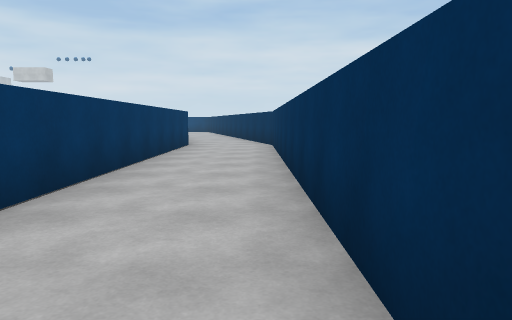
[1] (above)

16 first-person views from a walk through a scene from a Unity 3-D project. The camera is 1.3 m above the floor, tilts 6° down and sees 70° across. The floor is counted in squares, 2 m on a side. Each view is taken from the middle of a square. On the plan, view 1 faces up. The plan holds only what a view shows up to about 11 squares ahead; the rest is blank. The place goes on beyond the plan. The player character is not drawn. Surface patterns are stand-ins for the level's own textures.

[2]
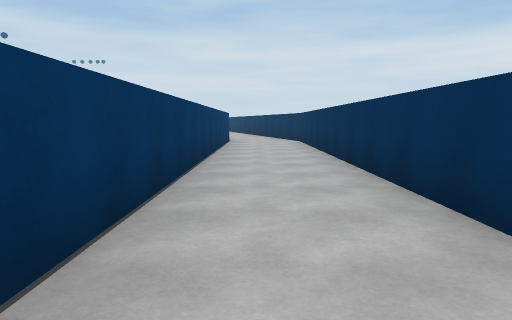

[3]
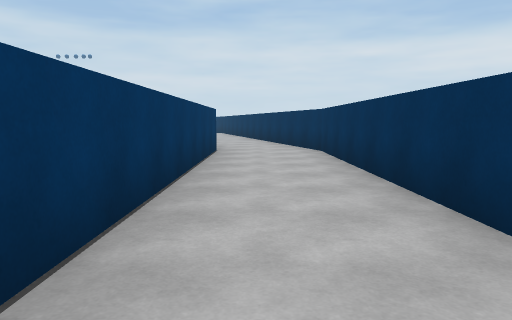

[4]
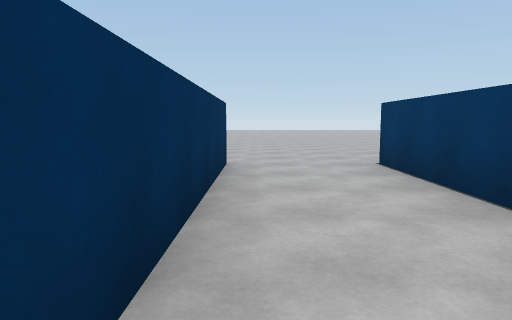

[5]
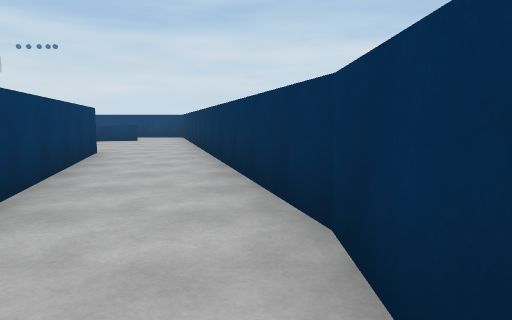

[6]
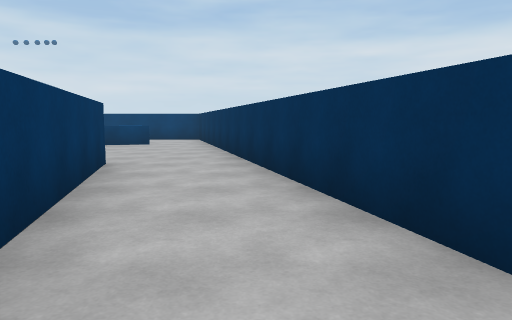

[7]
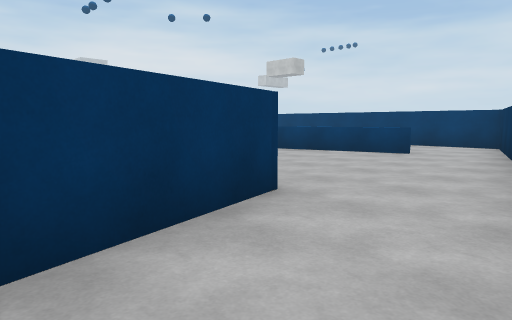

[8]
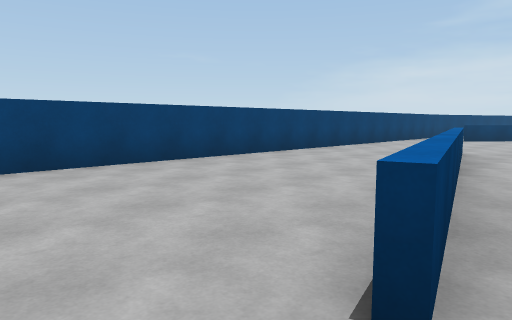

[9]
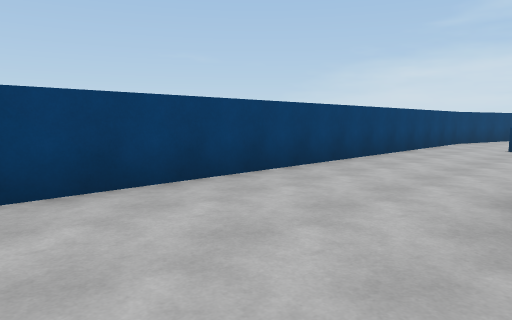

[10]
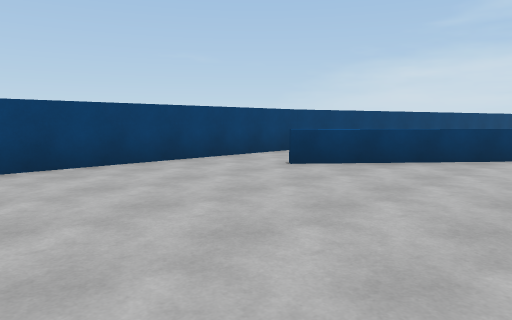

[11]
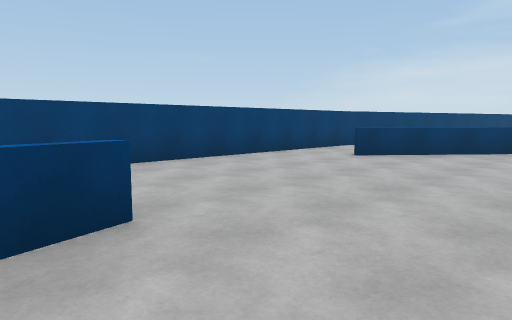

[12]
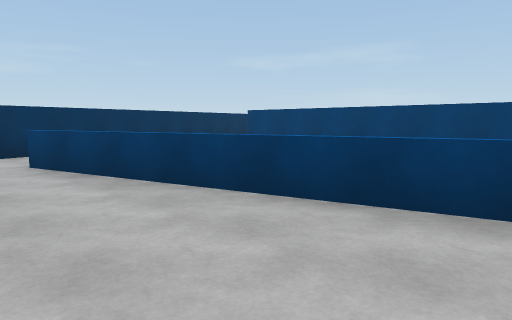

[13]
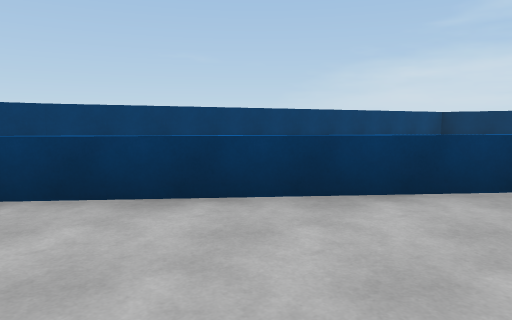

[14]
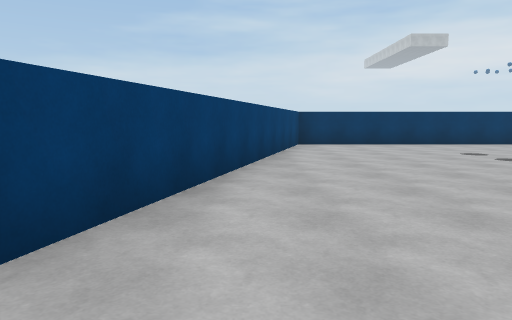

[15]
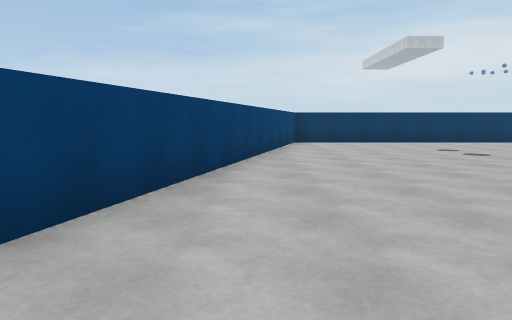

[16]
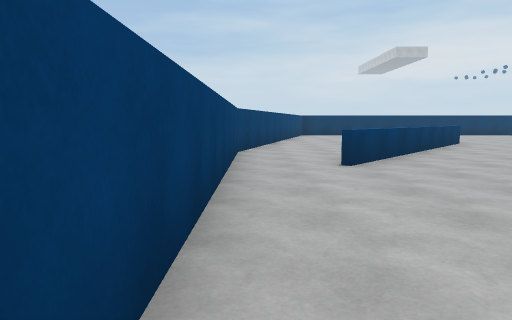

### Floor plan
Ten units are one square. View 1 is at (0, 0); x grows to the right and y downward. Boxes are objects, and circles mark ways between rooms. Rooms are numbered by the first view taken in them; rooms with no view inside come last. Other rooms are left out.
<svg viewBox="-224 -230 234 270">
<path fill="none" stroke="#000" d="M-19 -102 -19 35M5 35 5 -102M-29 -142 -21 -109M5 -101 -7 -146M-112 -187 -41 -206M-188 -156 -33 -156 -29 -142M-7 -146 -29 -225M-219 -221 -163 -173M-40 -205 -70 -197"/>
<circle cx="-10" cy="-110" r="3" fill="#2a7"/>
<circle cx="-20" cy="-150" r="3" fill="#2a7"/>
<text x="-10" y="-40">1</text>
<text x="-10" y="-130">2</text>
<text x="-110" y="-180">3</text>
</svg>
Room 1 opens to room 2. Room 2 opens to room 3.

Where each view was taken, in squares from view 1:
view 1: 0 up, 0 right, facing up
view 2: 2 down, 1 left, facing up
view 3: 2 up, 1 left, facing up
view 4: 2 up, 0 right, facing down
view 5: 8 up, 0 right, facing up
view 6: 10 up, 1 left, facing up
view 7: 13 up, 1 left, facing up-left
view 8: 21 up, 3 left, facing down-left
view 9: 19 up, 7 left, facing down-left
view 10: 21 up, 12 left, facing down-left
view 11: 21 up, 10 left, facing down-left
view 12: 22 up, 10 left, facing down-right
view 13: 22 up, 17 left, facing down-left
view 14: 17 up, 18 left, facing left
view 15: 17 up, 17 left, facing left
view 16: 16 up, 11 left, facing left
